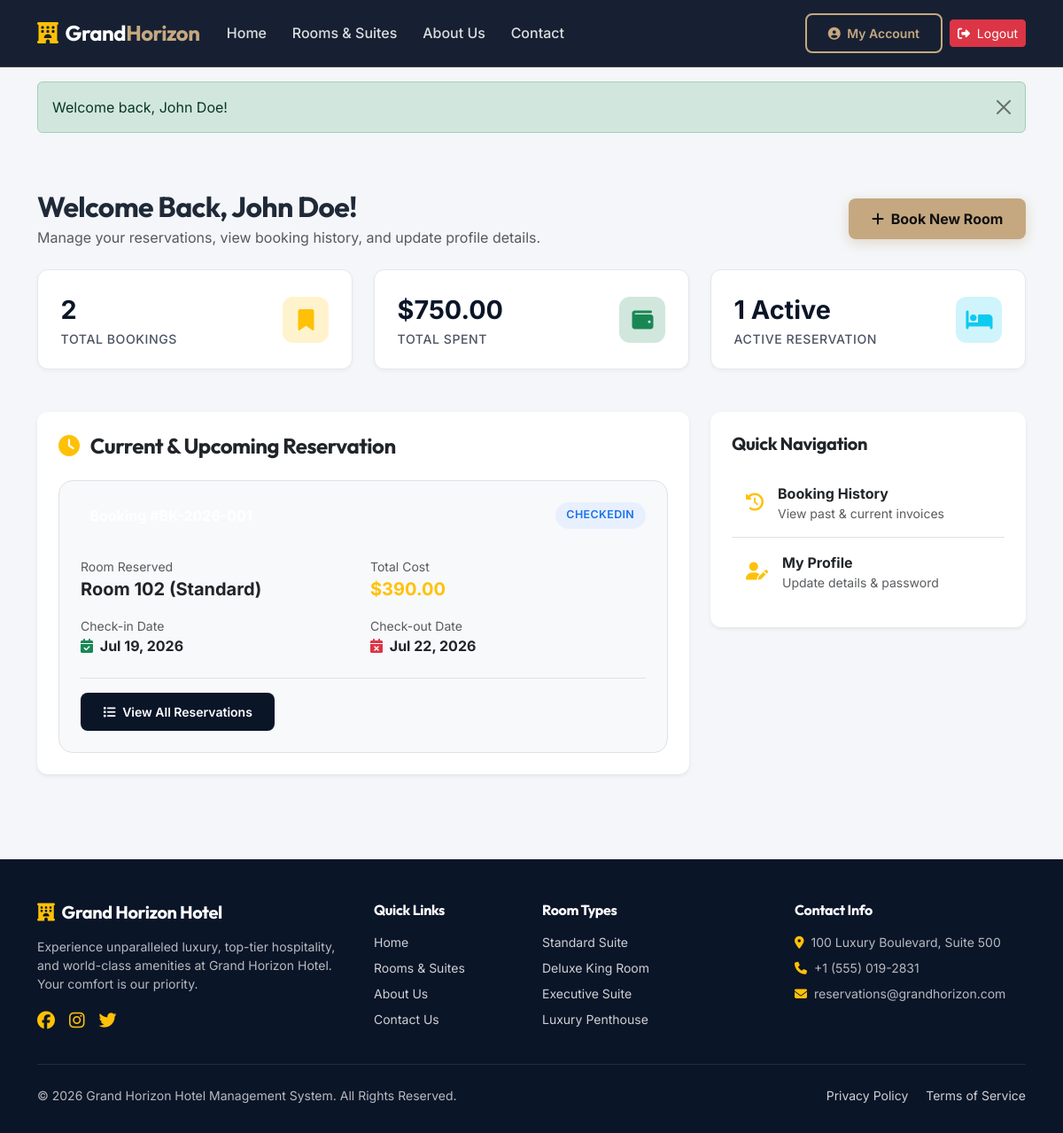
The page /customer/dashboard.php (signed in) on the database its author committed.
### tables this page shows
CREATE TABLE IF NOT EXISTS `users` (
  `id` INT AUTO_INCREMENT PRIMARY KEY,
  `name` VARCHAR(100) NOT NULL,
  `email` VARCHAR(100) NOT NULL UNIQUE,
  `password` VARCHAR(255) NOT NULL,
  `phone` VARCHAR(20) DEFAULT NULL,
  `role` ENUM('admin', 'staff', 'customer') NOT NULL DEFAULT 'customer',
  `profile_pic` VARCHAR(255) DEFAULT 'default_avatar.png',
  `status` ENUM('active', 'inactive') DEFAULT 'active',
  `created_at` TIMESTAMP DEFAULT CURRENT_TIMESTAMP,
  `updated_at` TIMESTAMP DEFAULT CURRENT_TIMESTAMP ON UPDATE CURRENT_TIMESTAMP
);

CREATE TABLE IF NOT EXISTS `bookings` (
  `id` INT AUTO_INCREMENT PRIMARY KEY,
  `booking_no` VARCHAR(20) NOT NULL UNIQUE,
  `customer_id` INT NOT NULL,
  `room_id` INT NOT NULL,
  `check_in` DATE NOT NULL,
  `check_out` DATE NOT NULL,
  `adults` INT NOT NULL DEFAULT 1,
  `children` INT NOT NULL DEFAULT 0,
  `total_days` INT NOT NULL,
  `total_price` DECIMAL(10, 2) NOT NULL,
  `status` ENUM('Pending', 'Confirmed', 'CheckedIn', 'CheckedOut', 'Cancelled') DEFAULT 'Pending',
  `created_at` TIMESTAMP DEFAULT CURRENT_TIMESTAMP,
  `updated_at` TIMESTAMP DEFAULT CURRENT_TIMESTAMP ON UPDATE CURRENT_TIMESTAMP,
  FOREIGN KEY (`customer_id`) REFERENCES `users`(`id`) ON DELETE CASCADE,
  FOREIGN KEY (`room_id`) REFERENCES `rooms`(`id`) ON DELETE CASCADE
);

CREATE TABLE IF NOT EXISTS `rooms` (
  `id` INT AUTO_INCREMENT PRIMARY KEY,
  `room_number` VARCHAR(50) NOT NULL UNIQUE,
  `room_type` ENUM('Standard', 'Deluxe', 'Suite', 'Family', 'Luxury') NOT NULL,
  `price` DECIMAL(10, 2) NOT NULL,
  `capacity` INT NOT NULL DEFAULT 2,
  `floor_number` INT NOT NULL,
  `description` TEXT DEFAULT NULL,
  `image` VARCHAR(255) DEFAULT 'default_room.jpg',
  `status` ENUM('Available', 'Booked', 'Occupied', 'Maintenance') DEFAULT 'Available',
  `created_at` TIMESTAMP DEFAULT CURRENT_TIMESTAMP,
  `updated_at` TIMESTAMP DEFAULT CURRENT_TIMESTAMP ON UPDATE CURRENT_TIMESTAMP
);

### includes/auth.php (called while the page is built, shortened)
<?php
require_once __DIR__ . '/db_connect.php';
function isLoggedIn() {
    return isset($_SESSION['user_id']) && !empty($_SESSION['user_id']);
}
function getLoggedInUser($pdo) {
    $stmt = $pdo->prepare("SELECT id, name, email, phone, role, profile_pic, created_at FROM users WHERE id = ?");
    $stmt->execute([$_SESSION['user_id']]);
    return $stmt->fetch();
}

### customer/dashboard.php (the view, shortened to what this page needs)
<?php
require_once __DIR__ . '/../includes/db_connect.php';
require_once __DIR__ . '/../includes/auth.php';
$user = getLoggedInUser($pdo);
$stmt_b_count = $pdo->prepare("SELECT COUNT(*) FROM bookings WHERE customer_id = ?");
$stmt_b_count->execute([$user['id']]);
$total_bookings = $stmt_b_count->fetchColumn();
$stmt_spent = $pdo->prepare("SELECT SUM(total_price) FROM bookings WHERE customer_id = ? AND status != 'Cancelled'");
$stmt_spent->execute([$user['id']]);
$total_spent = $stmt_spent->fetchColumn() ?: 0.00;
$stmt_active = $pdo->prepare("SELECT b.*, r.room_number, r.room_type
    FROM bookings b
    JOIN rooms r ON b.room_id = r.id
    WHERE b.customer_id = ? AND b.status IN ('Confirmed', 'CheckedIn', 'Pending')
    ORDER BY b.check_in ASC LIMIT 1");
$stmt_active->execute([$user['id']]);
$active_booking = $stmt_active->fetch();
require_once __DIR__ . '/../includes/header.php';
?>
<div class="container py-5">
    <div class="row align-items-center mb-4">
        <div class="col-md-8">
            <h2 class="fw-bold mb-1">Welcome Back, <?= htmlspecialchars($user['name']) ?>!</h2>
            <p class="text-muted mb-0">Manage your reservations, view booking history, and update profile details.</p>
        </div>
        <div class="col-md-4 text-md-end mt-3 mt-md-0">
            <a href="make_booking.php" class="btn btn-accent fw-bold"><i class="fas fa-plus me-1"></i> Book New Room</a>
        </div>
    </div>
    <div class="row g-4 mb-5">
        <div class="col-md-4">
            <div class="stat-card">
                <div>
                    <div class="stat-val"><?= $total_bookings ?></div>
                    <div class="stat-title">Total Bookings</div>
                </div>
                <div class="stat-icon bg-warning-subtle text-warning">
                    <i class="fas fa-bookmark"></i>
                </div>
            </div>
        </div>
        <div class="col-md-4">
            <div class="stat-card">
                <div>
                    <div class="stat-val">$<?= number_format($total_spent, 2) ?></div>
                    <div class="stat-title">Total Spent</div>
                </div>
                <div class="stat-icon bg-success-subtle text-success">
                    <i class="fas fa-wallet"></i>
                </div>
            </div>
        </div>
        <div class="col-md-4">
            <div class="stat-card">
                <div>
                    <div class="stat-val"><?= $active_booking ? '1 Active' : '0 Active' ?></div>
                    <div class="stat-title">Active Reservation</div>
                </div>
                <div class="stat-icon bg-info-subtle text-info">
                    <i class="fas fa-bed"></i>
                </div>
            </div>
        </div>
    </div>
    <div class="row g-4">
        <div class="col-lg-8">
            <div class="card card-custom p-4 border-0 shadow-sm">
                <h4 class="fw-bold mb-4"><i class="fas fa-clock text-warning me-2"></i> Current & Upcoming Reservation</h4>
                <?php if ($active_booking): ?>
                    <div class="p-4 bg-light rounded-4 border">
                        <div class="d-flex justify-content-between align-items-center mb-3">
                            <span class="badge bg-navy text-white fs-6">Booking #<?= htmlspecialchars($active_booking['booking_no']) ?></span>
                            <span class="badge-status badge-booked"><?= htmlspecialchars($active_booking['status']) ?></span>
                        </div>
                        <div class="row g-3 my-2">
                            <div class="col-sm-6">
                                <span class="text-muted small d-block">Room Reserved</span>
                                <strong class="fs-5 text-dark">Room <?= htmlspecialchars($active_booking['room_number']) ?> (<?= htmlspecialchars($active_booking['room_type']) ?>)</strong>
                            </div>
                            <div class="col-sm-6">
                                <span class="text-muted small d-block">Total Cost</span>
                                <strong class="fs-5 text-warning">$<?= number_format($active_booking['total_price'], 2) ?></strong>
                            </div>
                            <div class="col-sm-6">
                                <span class="text-muted small d-block">Check-in Date</span>
                                <strong><i class="fas fa-calendar-check text-success me-1"></i> <?= date('M d, Y', strtotime($active_booking['check_in'])) ?></strong>
                            </div>
                            <div class="col-sm-6">
                                <span class="text-muted small d-block">Check-out Date</span>
                                <strong><i class="fas fa-calendar-times text-danger me-1"></i> <?= date('M d, Y', strtotime($active_booking['check_out'])) ?></strong>
                            </div>
                        </div>
                        <div class="mt-4 pt-3 border-top d-flex gap-2">
                            <a href="booking_history.php" class="btn btn-navy btn-sm"><i class="fas fa-list me-1"></i> View All Reservations</a>
                        </div>
                    </div>
                <?php endif; ?>
            </div>
        </div>
        <div class="col-lg-4">
            <div class="card card-custom p-4 border-0 shadow-sm mb-4">
                <h5 class="fw-bold mb-3">Quick Navigation</h5>
                <div class="list-group list-group-flush">
                    <a href="booking_history.php" class="list-group-item list-group-item-action py-3 d-flex align-items-center">
                        <i class="fas fa-history text-warning me-3 fs-5"></i>
                        <div>
                            <div class="fw-bold">Booking History</div>
                            <div class="small text-muted">View past & current invoices</div>
                        </div>
                    </a>
                    <a href="profile.php" class="list-group-item list-group-item-action py-3 d-flex align-items-center">
                        <i class="fas fa-user-edit text-warning me-3 fs-5"></i>
                        <div>
                            <div class="fw-bold">My Profile</div>
                            <div class="small text-muted">Update details & password</div>
                        </div>
                    </a>
                </div>
            </div>
        </div>
    </div>
</div>
<?php require_once __DIR__ . '/../includes/footer.php'; ?>

### css/style.css (style rules this page uses)
:root { --primary: #0B1528; --primary-light: #182642; --accent: #C5A880; --accent-hover: #B39467; --accent-light: #F4EFEA; --dark: #0A0F1D; --light: #F8F9FA; --surface: #FFFFFF; --gray-100: #F3F4F6; --gray-200: #E5E7EB; --gray-600: #4B5563; --gray-800: #1F2937; --success: #10B981; --warning: #F59E0B; --danger: #EF4444; --info: #3B82F6; --font-heading: 'Outfit', sans-serif; --font-body: 'Inter', sans-serif; --shadow-sm: 0 2px 4px rgba(11, 21, 40, 0.04); --shadow-md: 0 10px 25px -5px rgba(11, 21, 40, 0.08), 0 8px 10px -6px rgba(11, 21, 40, 0.04); --shadow-lg: 0 20px 35px -10px rgba(11, 21, 40, 0.15); --radius: 12px; --transition: all 0.3s cubic-bezier(0.4, 0, 0.2, 1); }
body { font-family: var(--font-body); background-color: #F4F6F9; color: var(--gray-800); display: flex; flex-direction: column; min-height: 100vh; }
h1, h2, h3, h4, h5, h6, .navbar-brand { font-family: var(--font-heading); font-weight: 700; letter-spacing: -0.02em; }
.btn-accent { background-color: var(--accent); color: #111; font-weight: 600; padding: 0.7rem 1.6rem; border-radius: 8px; border: none; transition: var(--transition); box-shadow: 0 4px 14px rgba(197, 168, 128, 0.4); }
.btn-navy { background-color: var(--primary); color: #FFF; font-weight: 600; padding: 0.7rem 1.6rem; border-radius: 8px; border: none; transition: var(--transition); }
.card-custom { background: var(--surface); border-radius: var(--radius); border: 1px solid var(--gray-200); box-shadow: var(--shadow-sm); transition: var(--transition); overflow: hidden; }
.badge-status { padding: 0.35rem 0.8rem; border-radius: 30px; font-weight: 600; font-size: 0.78rem; letter-spacing: 0.03em; text-transform: uppercase; display: inline-block; }
.badge-booked { background-color: #E8F0FE; color: #1A73E8; }
.stat-card { background: var(--surface); border-radius: var(--radius); padding: 1.4rem 1.6rem; border: 1px solid var(--gray-200); box-shadow: var(--shadow-sm); display: flex; align-items: center; justify-content: space-between; transition: var(--transition); }
.stat-icon { width: 52px; height: 52px; border-radius: 12px; display: flex; align-items: center; justify-content: center; font-size: 1.5rem; }
.stat-val { font-size: 1.8rem; font-weight: 700; margin-bottom: 0.1rem; color: var(--primary); }
.stat-title { font-size: 0.88rem; color: var(--gray-600); font-weight: 500; text-transform: uppercase; letter-spacing: 0.04em; }

### rows shown on the page
users: name "John Doe"
bookings: status "CHECKEDIN", room.room_number "102", room.room_type "Standard", total_price "390.00", check_in "Jul 19, 2026", check_out "Jul 22, 2026"

### other values the page prints
$message "Welcome back, John Doe!"
$total_bookings "2"
$total_spent "750.00"
